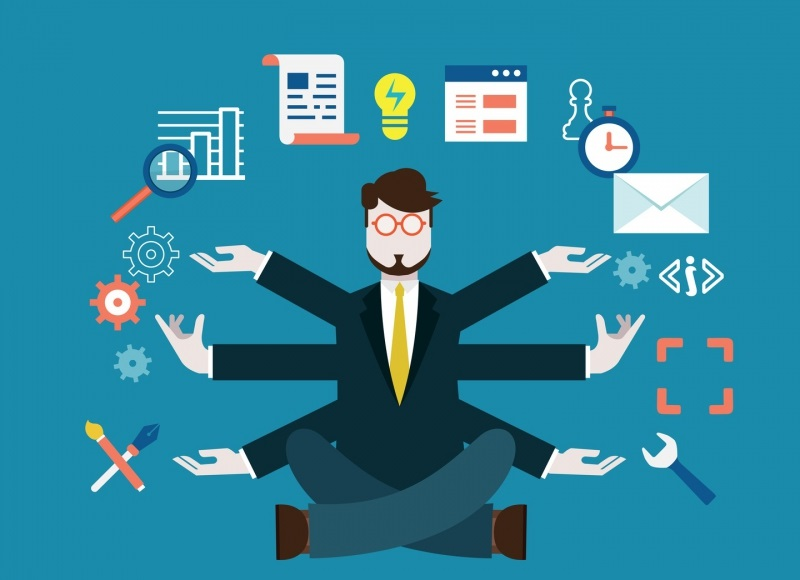
//> input picture resources_opencv/img1.png, 800 x 580 px
$ ./opencv4_open_Resize_Crop   (built with g++ and OpenCV 4)
//> lines starting //> are read from the running program, lines starting //| are printed output that depends on the picture

#include <opencv2/imgcodecs.hpp>
#include <opencv2/highgui.hpp>
#include <opencv2/imgproc.hpp>
#include <iostream>

int main ()
{
    // Open Image
    std::string path = "../resources_opencv/img1.png";
    cv::Mat img      = cv::imread (path);
//> img is the input picture: 580 rows x 800 cols, CV_8UC3; mean B, G, R 158.2, 133.9, 45.8
    cv::Mat imgResize, imgResizeHalf;
    cv::Mat imgCrop;
    // Resize
    cv::resize (img, imgResize, cv::Size (640, 480));
    cv::resize (img, imgResizeHalf, cv::Size (), 0.5, 0.5);
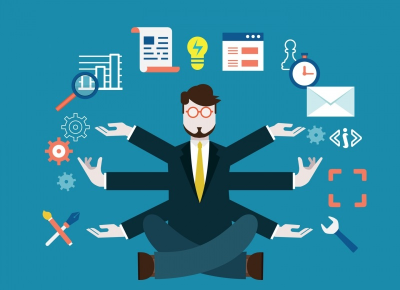
//> imgResizeHalf: 290 rows x 400 cols, CV_8UC3; mean B, G, R 158.3, 134, 45.9
    // Crop
    cv::Rect roi (100, 100, 300, 250);
    imgCrop = img (roi);
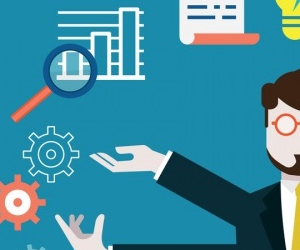
//> imgCrop: 250 rows x 300 cols, CV_8UC3; mean B, G, R 161.1, 141, 63.8

    // show
    std::cout << "Image " << img.size () << "\n";
//| Image [800 x 580]
    std::cout << "imgResize " << imgResize.size () << "\n";
//| imgResize [640 x 480]
    std::cout << "imgResizeHalf " << imgResizeHalf.size () << "\n";
//| imgResizeHalf [400 x 290]
    std::cout << "imgCrop " << imgCrop.size () << "\n";
//| imgCrop [300 x 250]

    cv::imshow ("Image", img);
    cv::imshow ("ImgResize", imgResize);
    cv::imshow ("imgResizeHalf", imgResizeHalf);
    cv::imshow ("imgCrop", imgCrop);

    if (cv::waitKey (0) == 27) {
//> the space key is pressed
        std::cout << "Esc key is pressed by user. Stoppig the image\n";
        exit;
    }

    return 0;
}

$ run again, with resources_opencv/img2.png copied over resources_opencv/img1.png
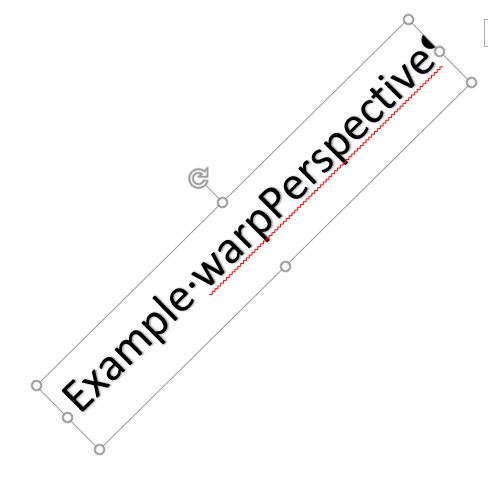
//> input picture resources_opencv/img2.png, 488 x 479 px
//> img is the input picture: 479 rows x 488 cols, CV_8UC3; mean B, G, R 248.1, 248.1, 248.6
//> `cv::resize (img, imgResize, cv::Size (640, 480));`:
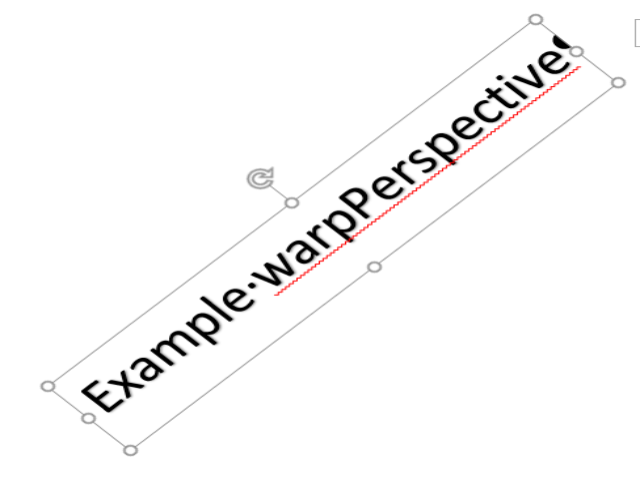
//> imgResize: 480 rows x 640 cols, CV_8UC3; mean B, G, R 248.1, 248.1, 248.6
//> `imgCrop = img (roi);`:
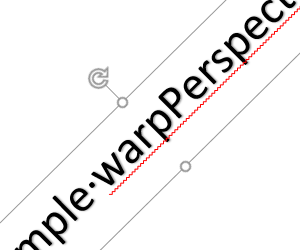
//> imgCrop: 250 rows x 300 cols, CV_8UC3; mean B, G, R 240.4, 240.4, 241.6
//| Image [488 x 479]
//| imgResize [640 x 480]
//| imgResizeHalf [244 x 240]
//| imgCrop [300 x 250]
